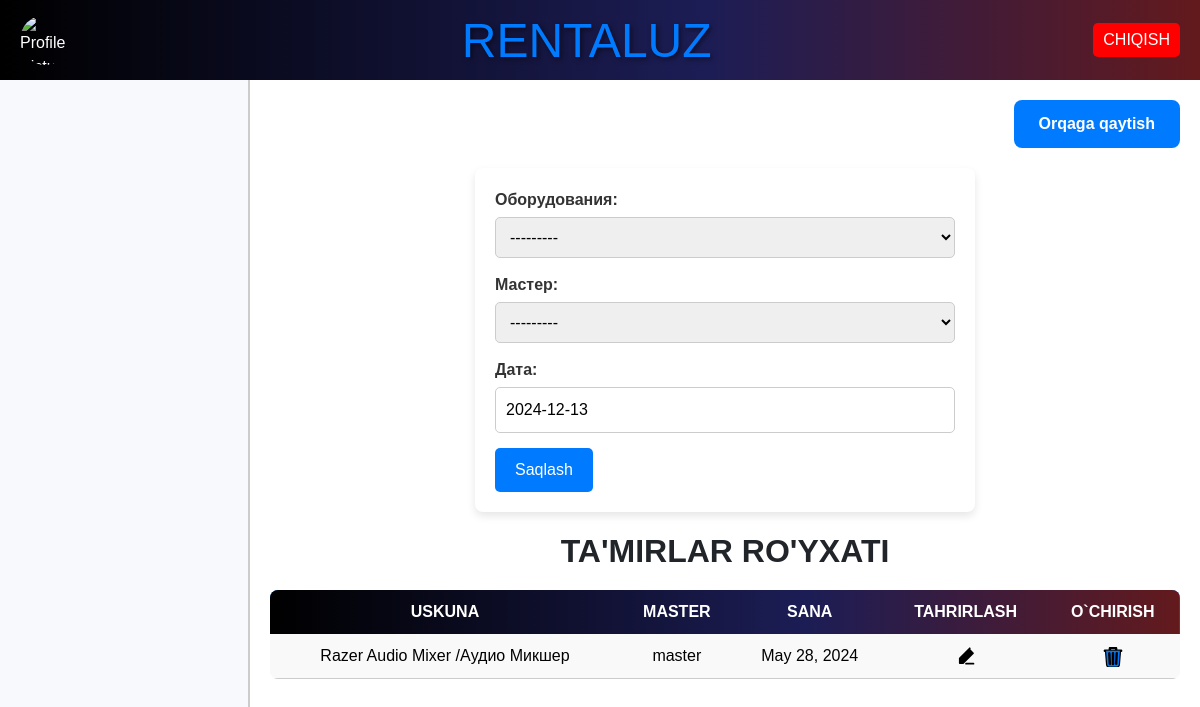
/tamirlash/qosh/, run on an earlier commit of the app's database.
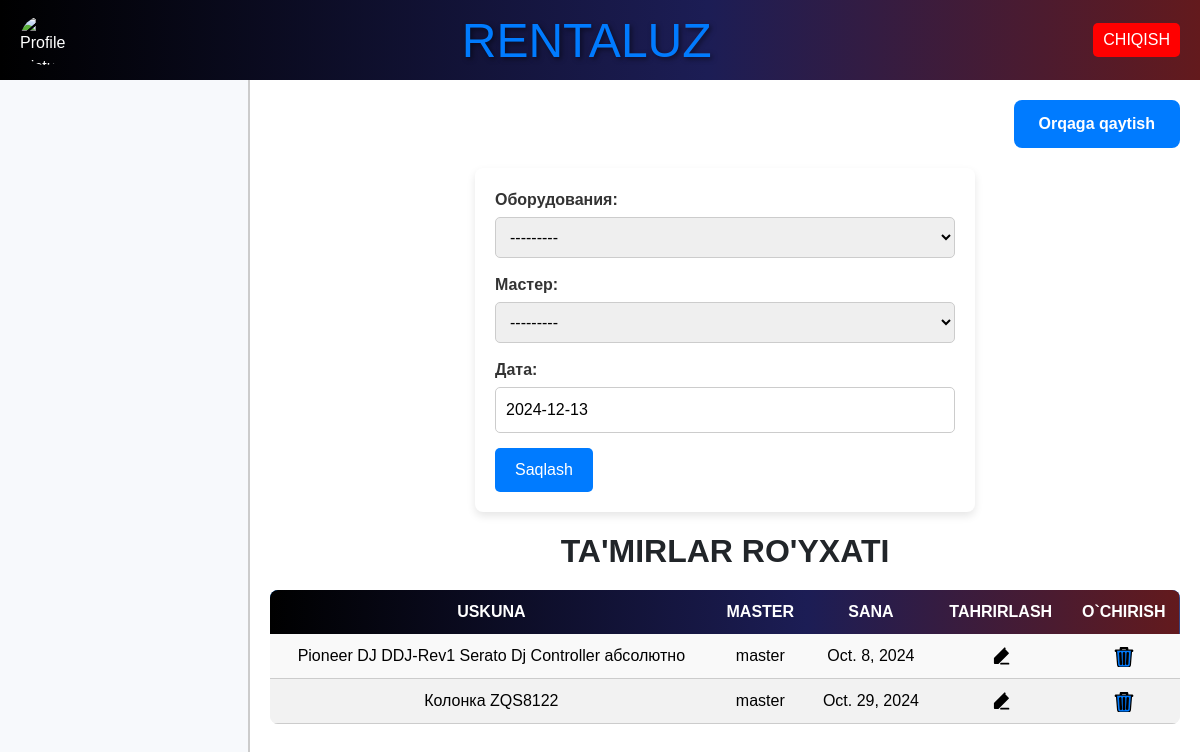
And on a later commit of the database.
### rental/models.py (models this page shows, shortened)
class Tamirlash(models.Model):
    sana = models.DateField(default=timezone.now)
    qurilma = models.ForeignKey(Qurilmalar, on_delete=models.CASCADE)
    user = models.ForeignKey(CustomUser, on_delete=models.CASCADE)

class Qurilmalar(models.Model):
    tur = models.ForeignKey(Turlar, on_delete=models.CASCADE)
    nomi = models.CharField(max_length=255)
    tasnif = models.CharField(max_length=255)
    rasmi = models.ImageField(default='static/img/default.jpg')
    holati = models.CharField(max_length=255)
    narxi =  models.DecimalField(max_digits=10, decimal_places=2 ,default=0)
    def __str__(self):
        return f"{self.nomi}"

class CustomUser(AbstractUser):
    rasm=models.ImageField(default='static/img/default.jpg')
    ism = models.CharField(max_length=255)
    familiya = models.CharField(max_length=255)
    lavozimi = models.CharField(max_length=255)
    username = models.CharField(max_length=255, unique=True)
    password = models.CharField(max_length=255)
    is_staff = models.BooleanField(default=False)
    is_active = models.BooleanField(default=True)
    def __str__(self):
        return self.username

### rental/views.py (the view, shortened to what this page needs)
# urls.py: path('tamirlash/qosh/', TamirlashQoshView.as_view(), name='tamirlash_qosh'),
class TamirlashQoshView(View):
    def get(self, request):
        tamirlash_form = TamirlashForm()
        tamirlash = Tamirlash.objects.all()
        tamirlash_qurilmalari = Tamirlash.objects.values_list('qurilma_id', flat=True)
        tamirlash_form.fields['qurilma'].queryset = Qurilmalar.objects.exclude(id__in=tamirlash_qurilmalari)
        return render(request, 'tamirlash.html', {'form': tamirlash_form,'tamirlash': tamirlash})

### rental/forms.py
class TamirlashForm(forms.ModelForm):
    class Meta:
        model = Tamirlash
        fields = ['qurilma','user','sana']
        labels = {
            'qurilma':'Оборудования',
            'user':'Мастер',
            'sana':'Дата'
        }
    def __init__(self, *args, **kwargs):
        super(TamirlashForm, self).__init__(*args, **kwargs)
        self.fields['user'].queryset = CustomUser.objects.filter(lavozimi='Master')

### templates/tamirlash.html (shortened to what this page needs)
{% extends 'home.html' %}
{% block content %}
<html lang="en">
<head>
</head>
<body>
    {% if request.path == '/tamirlash/qosh/' %}
    <div class="add">
        <a href="{%url 'tamirlash' %}">Orqaga qaytish</a>
    </div>
    {%endif%}
    {% if request.path == "/tamirlash/qosh/" %}
    <form method="post">
        {{ form.as_p }}
        <button type="submit">Saqlash</button>
    </form>
    {% endif %}
    <h2>Ta'mirlar ro'yxati</h2>
    <table>
        <thead>
            <tr>
                <th>Uskuna</th>
                <th>Master</th>
                <th>Sana</th>
                <th>Tahrirlash</th>
                <th>O`chirish</th>
            </tr>
        </thead>
        <tbody>
            {% for item in tamirlash %}
            <tr>
                <td>{{ item.qurilma }}</td>
                <td>{{ item.user }}</td>
                <td>{{ item.sana}}</td>
                <td class="actions">
                    <a href="{% url 'tamirlash_edit' item.pk %}">
                    </a>
                </td>
                <td>
                    <a href="{% url 'tamirlash_delete' item.pk %}">
                    </a>
                </td>
            </tr>
            {% endfor %}
        </tbody>
    </table>
</body>
</html>
{% endblock %}

What changed in the data, as far as the page shows it:
removed Tamirlash: qurilma "Razer Audio Mixer /Aудио Микшер", user "master", sana "May 28, 2024"
added Tamirlash: qurilma "Pioneer DJ DDJ-Rev1 Serato Dj Controller абсолютно", user "master", sana "Oct. 8, 2024"
added Tamirlash: qurilma "Колонка ZQS8122", user "master", sana "Oct. 29, 2024"
